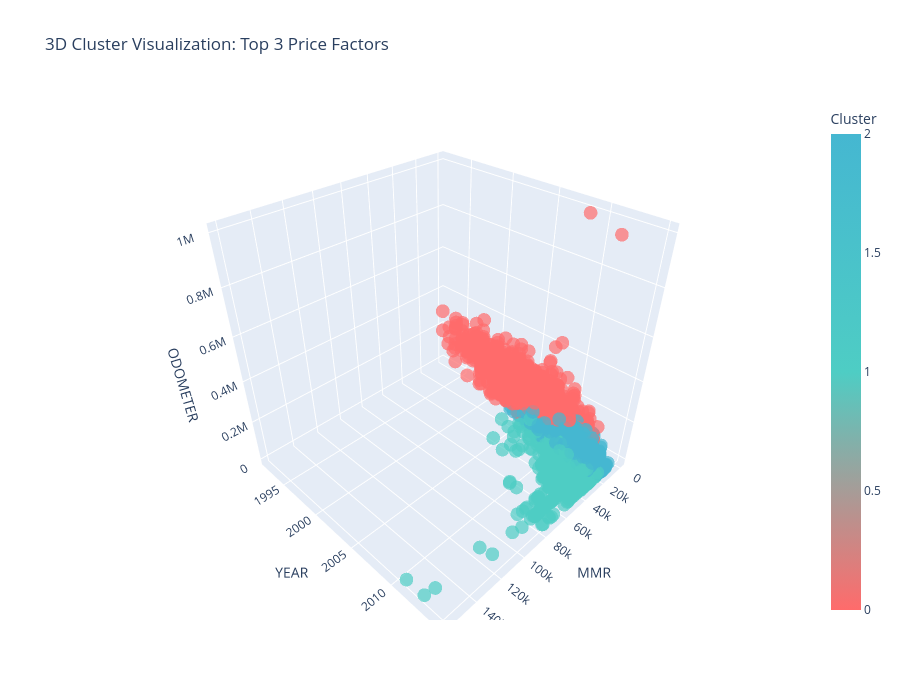

The cell this chart's notebook holds for it:
### Code cell
# Create Interactive 3D Scatter Plot with Top 3 Features
print("Step 7: Interactive 3D Visualization\n")

# Sample data for better performance (if dataset is too large)
sample_size = min(10000, len(df_numeric))
df_sample = df_numeric.sample(n=sample_size, random_state=42)

# Create 3D scatter plot
fig = px.scatter_3d(
    df_sample,
    x=top_3_features[0],
    y=top_3_features[1],
    z=top_3_features[2],
    color='cluster',
    color_continuous_scale=['#FF6B6B', '#4ECDC4', '#45B7D1'],
    title=f'3D Cluster Visualization: Top 3 Price Factors',
    labels={
        top_3_features[0]: top_3_features[0].upper(),
        top_3_features[1]: top_3_features[1].upper(),
        top_3_features[2]: top_3_features[2].upper(),
        'cluster': 'Cluster'
    },
    opacity=0.7,
    size_max=5
)

# Update layout for better interactivity
fig.update_layout(
    width=900,
    height=700,
    scene=dict(
        xaxis_title=top_3_features[0].upper(),
        yaxis_title=top_3_features[1].upper(),
        zaxis_title=top_3_features[2].upper(),
    ),
    font=dict(size=12)
)

fig.show()

print(f"\nVisualization shows {sample_size} samples")
print(f"Features: {top_3_features[0]}, {top_3_features[1]}, {top_3_features[2]}")
print("You can rotate, zoom, and interact with the plot!")

### Figure 1 — Plotly figure (JSON) as saved in the notebook; plotly's stock layout.template omitted (floating-point values rounded to 4 significant figures; data arrays with more than 128 entries replaced by an {"elided": "..."} marker saying what was removed)
{"data": [{"hovertemplate": "MMR=%{x}<br>YEAR=%{y}<br>ODOMETER=%{z}<br>Cluster=%{marker.color}<extra></extra>", "legendgroup": "", "marker": {"color": {"elided": "10000 int values"}, "coloraxis": "coloraxis", "opacity": 0.7, "symbol": "circle"}, "mode": "markers", "name": "", "scene": "scene", "showlegend": false, "type": "scatter3d", "x": {"elided": "10000 float values"}, "y": {"elided": "10000 int values"}, "z": {"elided": "10000 float values"}}], "layout": {"coloraxis": {"autocolorscale": false, "colorbar": {"title": {"text": "Cluster"}}, "colorscale": [[0.0, "#FF6B6B"], [0.5, "#4ECDC4"], [1.0, "#45B7D1"]]}, "font": {"size": 12}, "height": 700, "legend": {"tracegroupgap": 0}, "scene": {"domain": {"x": [0.0, 1.0], "y": [0.0, 1.0]}, "xaxis": {"title": {"text": "MMR"}}, "yaxis": {"title": {"text": "YEAR"}}, "zaxis": {"title": {"text": "ODOMETER"}}}, "title": {"text": "3D Cluster Visualization: Top 3 Price Factors"}, "width": 900}}
